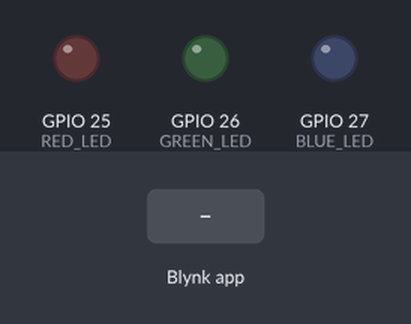
Simulated run of this sketch. Board: ESP32. Parts: output pins drawn as LEDs (lit = HIGH). The inputs (shaded band) are chosen by the test bench. WiFi joins after 1.5 s; servers stay silent unless stated; what the sketch prints to the serial monitor is not drawn.

Above: at 3.0 s.
3.1 s: Blynk app writes 1 to V0
At 4.2 s:
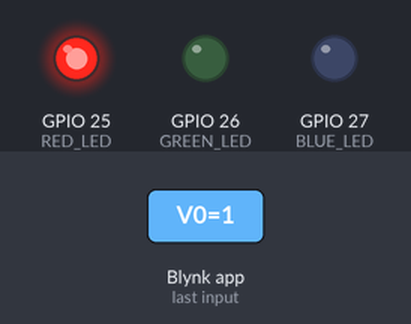
4.6 s: Blynk app writes 1 to V1
At 5.3 s:
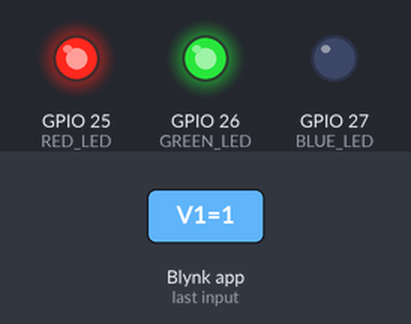
6.1 s: Blynk app writes 0 to V0
At 6.4 s:
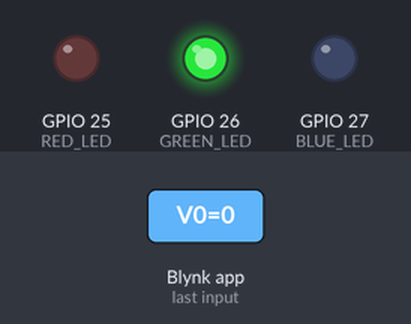
7.6 s: Blynk app writes 1 to V2
At 8.8 s:
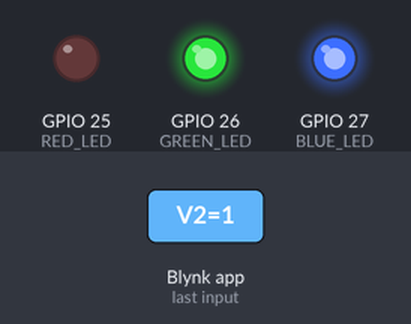
9.1 s: Blynk app writes 0 to V1
At 9.9 s:
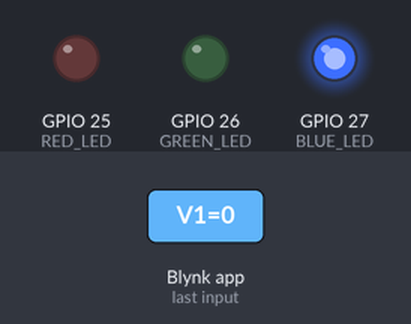
10.6 s: Blynk app writes 200 to V0
At 11.1 s:
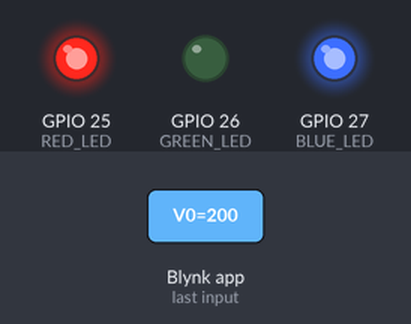
Timing chart, 0 to 13.1 s (numbered marks = the images above; inputs shaded):
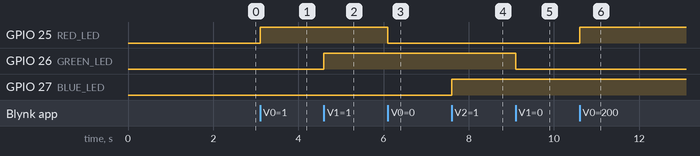

The sketch:

LED_CONTROL.ino
```cpp
/*******************************************************
 *  SMART LED CONTROL VIA BLYNK APP - ESP32 PROJECT
 *
 *  Description:
 *  This program connects an ESP32 to the Blynk IoT platform.
 *  Using the Blynk mobile app, you can control three LEDs
 *  (Red, Green, and Blue) remotely through virtual pins (V0, V1, V2).
 *
 *  Author: JEEVAN L
 *  Year: 2025
 *******************************************************/

#define BLYNK_TEMPLATE_ID "YOUR-ID"      // Your Blynk Template ID (from Blynk Dashboard)
#define BLYNK_TEMPLATE_NAME "YOUR-ID"    // Template name shown in Blynk Cloud
#define BLYNK_AUTH_TOKEN "YOUR-ID"       // Unique Auth Token for your project

#define BLYNK_PRINT Serial   // Enables serial debugging output for Blynk

// --- Include Required Libraries ---
#include <WiFi.h>             // For connecting ESP32 to Wi-Fi
#include <BlynkSimpleEsp32.h> // Blynk library for ESP32 communication

// --- Wi-Fi Credentials ---
// Replace these with your Wi-Fi name and password
char auth[] = BLYNK_AUTH_TOKEN;  // Blynk authentication token
char ssid[] = "Wokwi-GUEST";     // Wi-Fi network name
char pass[] = "";                // Wi-Fi password (empty for open networks)

// --- Define LED Pins (GPIO Pins on ESP32) ---
#define RED_LED   25
#define GREEN_LED 26
#define BLUE_LED  27

/*******************************************************
 *  BLYNK VIRTUAL PIN HANDLERS
 *  These functions are automatically triggered when
 *  the virtual pins (V0, V1, V2) are activated in the app.
 *******************************************************/

// Virtual pin V0 controls RED LED
BLYNK_WRITE(V0) {
  int value = param.asInt();        // Read value sent from Blynk app (0 or 1)
  digitalWrite(RED_LED, value);     // Turn LED ON/OFF based on received value
  Serial.println(value ? "RED LED: ON" : "RED LED: OFF");  // Print LED state to Serial Monitor
}

// Virtual pin V1 controls GREEN LED
BLYNK_WRITE(V1) {
  int value = param.asInt();
  digitalWrite(GREEN_LED, value);
  Serial.println(value ? "GREEN LED: ON" : "GREEN LED: OFF");
}

// Virtual pin V2 controls BLUE LED
BLYNK_WRITE(V2) {
  int value = param.asInt();
  digitalWrite(BLUE_LED, value);
  Serial.println(value ? "BLUE LED: ON" : "BLUE LED: OFF");
}

/*******************************************************
 *  SETUP FUNCTION
 *  This runs once when the ESP32 is powered on or reset.
 *******************************************************/
void setup() {
  Serial.begin(115200);                  // Start serial communication for debugging
  Blynk.begin(auth, ssid, pass);         // Connect ESP32 to Wi-Fi and Blynk cloud

  // Configure LED pins as OUTPUT
  pinMode(RED_LED, OUTPUT);
  pinMode(GREEN_LED, OUTPUT);
  pinMode(BLUE_LED, OUTPUT);

  // Initialize LEDs to OFF state
  digitalWrite(RED_LED, LOW);
  digitalWrite(GREEN_LED, LOW);
  digitalWrite(BLUE_LED, LOW);

  Serial.println("✅ ESP32 is Ready and Connected to Blynk Cloud!");
  Serial.println("📲 Waiting for Commands from Blynk App...");
}

/*******************************************************
 *  LOOP FUNCTION
 *  This runs continuously after setup().
 *  Blynk.run() keeps the connection alive and
 *  listens for commands from the Blynk cloud.
 *******************************************************/
void loop() {
  Blynk.run();   // Continuously handles communication between ESP32 and Blynk
}
```

Measured:
- after the input at 3.1 s, GPIO 25 (RED_LED): LOW → HIGH at once
- after the input at 4.6 s, GPIO 26 (GREEN_LED): LOW → HIGH at once
- after the input at 6.1 s, GPIO 25 (RED_LED): HIGH → LOW at once
- after the input at 7.6 s, GPIO 27 (BLUE_LED): LOW → HIGH at once
- after the input at 9.1 s, GPIO 26 (GREEN_LED): HIGH → LOW at once
- after the input at 10.6 s, GPIO 25 (RED_LED): LOW → HIGH at once
